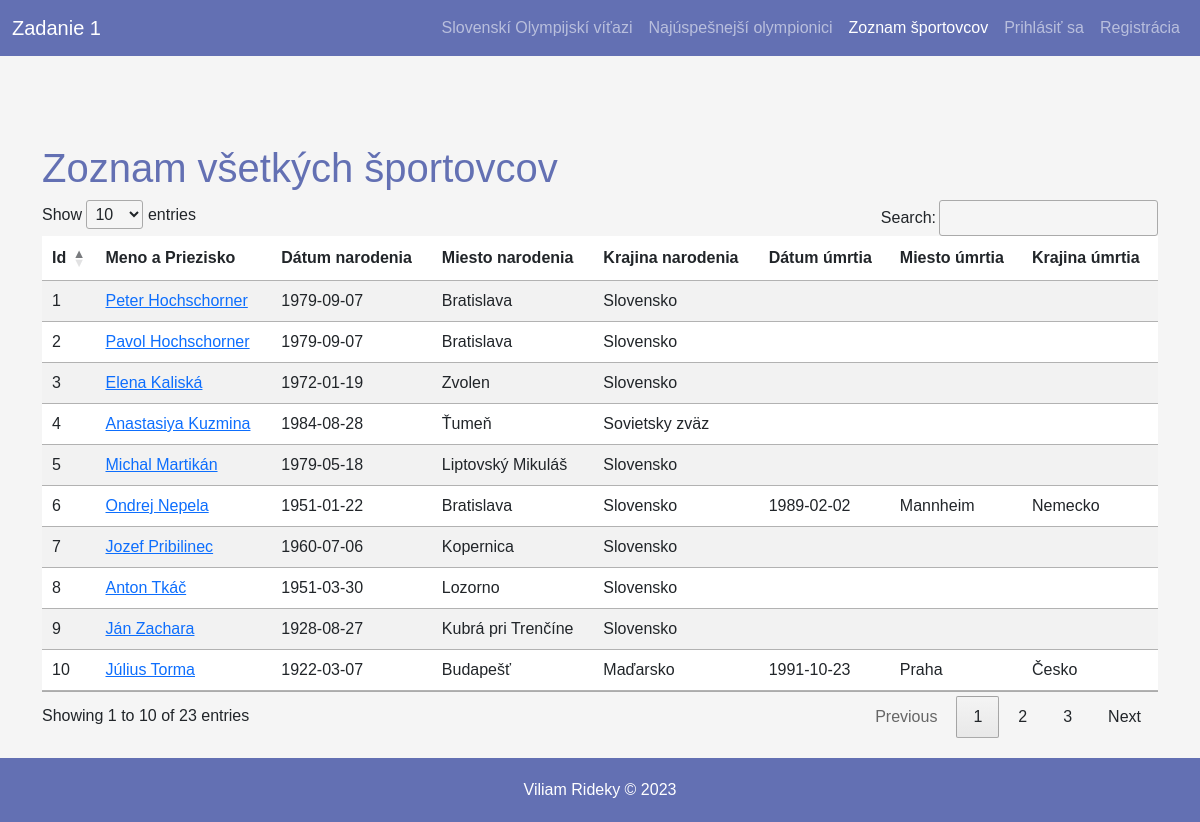
Screenshot of /index_list.php with the database file from the repository.
### tables this page shows
CREATE TABLE `person` (
  `id` int UNSIGNED NOT NULL,
  `name` varchar(100) NOT NULL,
  `surname` varchar(150) NOT NULL,
  `birth_day` date NOT NULL,
  `birth_place` varchar(100) NOT NULL,
  `birth_country` varchar(100) NOT NULL,
  `death_day` date DEFAULT NULL,
  `death_place` varchar(100) DEFAULT NULL,
  `death_country` varchar(100) DEFAULT NULL
);

### index_list.php (the view, shortened to what this page needs)
<?php
    try{
        $db = new PDO("mysql:host=$hostname;dbname=$dbname", $username, $password);
        $db->setAttribute(PDO::ATTR_ERRMODE, PDO::ERRMODE_EXCEPTION);
        $query = " SELECT * FROM `person`  ";
        $stmt = $db->query($query);
        $results = $stmt->fetchAll(PDO::FETCH_ASSOC);
    }catch(PDOException $e){
        echo $e->getMessage();
    }
?>
<!DOCTYPE html>
<html lang="en">
<head>
    <link href="https://cdn.jsdelivr.net/npm/bootstrap@5.3.0-alpha1/dist/css/bootstrap.min.css" rel="stylesheet">
    <link rel="stylesheet" type="text/css" href="https://cdn.datatables.net/1.13.3/css/jquery.dataTables.css">
    <link rel="stylesheet" href="style.css">
</head>
<body>
    <header>
        <nav class="navbar navbar-expand-lg fixed-top navbar-dark">
        <div class="container-fluid">
            <a class="navbar-brand" href="#">Zadanie 1</a>
            <div class="collapse navbar-collapse" id="navbarText">
            <ul class="navbar-nav ms-auto mb-2 mb-lg-0">
                <li class="nav-item">
                 <a class="nav-link" aria-current="page" href="index.php"> Slovenskí Olympijskí víťazi</a>
                </li>
                <li class="nav-item">
                <a class="nav-link" href="index_success.php">Najúspešnejší olympionici</a>
                </li>
                <li class="nav-item">
                <a class="nav-link active" href="index_list.php">Zoznam športovcov</a>
                </li>
                <li class="nav-item">
                <?php
                if ((isset($_SESSION['access_token']) && $_SESSION['access_token']) || (isset($_SESSION['loggedin']) && $_SESSION['loggedin'])){
                            echo '<a class="nav-link" href="admin.php">Admin Panel</a>';
                        }else{
                            echo '<a class="nav-link" href="login.php">Prihlásiť sa</a>';
                        }
                ?>
                </li>
                <li class="nav-item">
                <?php
                if ((isset($_SESSION['access_token']) && $_SESSION['access_token']) || (isset($_SESSION['loggedin']) && $_SESSION['loggedin'])){
                            echo '<a class="nav-link" href="./oauth/logout.php">Odhlásiť sa</a>';
                        }else{
                            echo '<a class="nav-link" href="register.php">Registrácia</a>';
                        }
                ?>
                </li>
                </ul>
            </div>
        </div>
        </nav>
    </header>
    <main class="content">
        <div class="container">
            <h1>Zoznam všetkých športovcov</h1>
            <table id="myTable" class="table table-striped" >
                <thead>
                    <tr>
                        <th scope="col">Id</th>
                        <th scope="col">Meno a Priezisko</th>
                        <th scope="col">Dátum narodenia</th>
                        <th scope="col">Miesto narodenia</th>
                        <th scope="col">Krajina narodenia</th>
                        <th scope="col">Dátum úmrtia</th>
                        <th scope="col">Miesto úmrtia</th>
                        <th scope="col">Krajina úmrtia</th>
                    </tr>
                </thead>
                <tbody>
                    <?php foreach($results as $result){
                        $full_name = $result["name"] . " " . $result["surname"];
                    ?>
                        <tr>
                            <td><?php echo $result['id']; ?></td>
                            <td class="athlete-name">
                                <a href="athlete.php?id=<?php echo $result['id']; ?>"><?php echo ($full_name); ?></a>
                            </td>
                            <td><?php echo $result['birth_day']; ?></td>
                            <td><?php echo $result['birth_place']; ?></td>
                            <td><?php echo $result['birth_country']; ?></td>
                            <td><?php echo $result['death_day']; ?></td>
                            <td><?php echo $result['death_place']; ?></td>
                            <td><?php echo $result['death_country']; ?></td>
                        </tr>
                    <?php } ?>
                </tbody>
            </table>
        </div>
    </main>
    <footer>
      <div class="container">Viliam Rideky &copy; 2023</div>
    </footer>
</body>
</html>

### style.css (style rules this page uses)
* { margin: 0; padding: 0; box-sizing: border-box; }
body { font-family: "Poppins", sans-serif; min-height: 100vh; width: 100%; background-color: whitesmoke; display: flex; flex-direction: column; }
.content { flex: 1 0 auto; margin-top: 3rem; }
.navbar { background-color: #6370B3; justify-content: flex-end; }
.navbar-brand { color: white; }
footer { padding-top: 20px; padding-bottom: 20px; margin-top: 20px; background-color: #6370B3; text-align: center; color: white; }
.container h1 { margin-top: 6rem; color: #6370B3; }

### rows the page displays
person: id "1", full_name "Peter Hochschorner", birth_day "1979-09-07", birth_place "Bratislava", birth_country "Slovensko"
person: id "2", full_name "Pavol Hochschorner", birth_day "1979-09-07", birth_place "Bratislava", birth_country "Slovensko"
person: id "3", full_name "Elena Kaliská", birth_day "1972-01-19", birth_place "Zvolen", birth_country "Slovensko"
person: id "4", full_name "Anastasiya Kuzmina", birth_day "1984-08-28", birth_place "Ťumeň", birth_country "Sovietsky zväz"
person: id "5", full_name "Michal Martikán", birth_day "1979-05-18", birth_place "Liptovský Mikuláš", birth_country "Slovensko"
person: id "6", full_name "Ondrej Nepela", birth_day "1951-01-22", birth_place "Bratislava", birth_country "Slovensko", death_day "1989-02-02", death_place "Mannheim", death_country "Nemecko"
person: id "7", full_name "Jozef Pribilinec", birth_day "1960-07-06", birth_place "Kopernica", birth_country "Slovensko"
person: id "8", full_name "Anton Tkáč", birth_day "1951-03-30", birth_place "Lozorno", birth_country "Slovensko"
person: id "9", full_name "Ján Zachara", birth_day "1928-08-27", birth_place "Kubrá pri Trenčíne", birth_country "Slovensko"
person: id "10", full_name "Július Torma", birth_day "1922-03-07", birth_place "Budapešť", birth_country "Maďarsko", death_day "1991-10-23", death_place "Praha", death_country "Česko"
